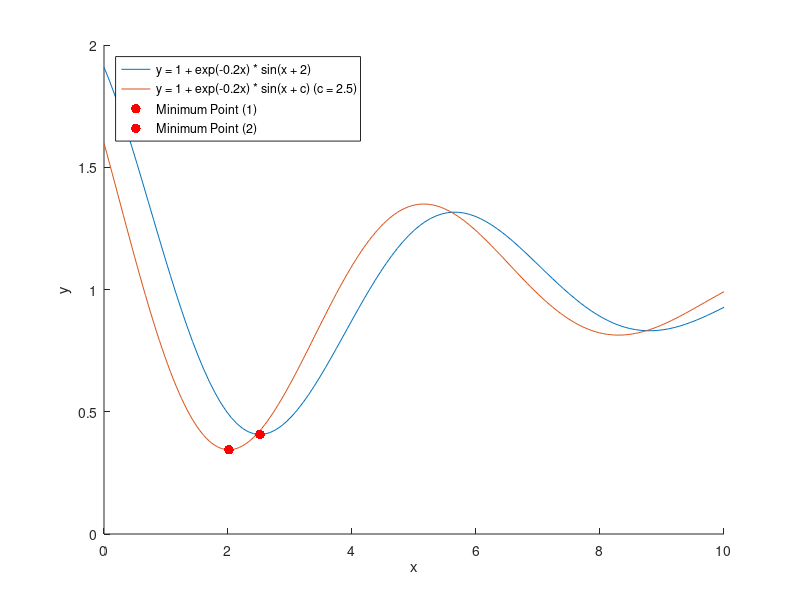

Here is the MATLAB script that generated this plot:
fun = @(x) 1 + exp(-0.2*x) .* sin(x + 2);
x_values = linspace(0, 10, 1000); 
y_values = fun(x_values);

c = 2.5; 
fun_parametric = @(x) 1 + exp(-0.2*x) .* sin(x + c);
x_lower = 0;
x_upper = 10;


[x_min, y_min] = fminbnd(fun, x_lower, x_upper)
[x_min_parametric, y_min_parametric] = fminbnd(fun_parametric, x_lower, x_upper)

figure;
hold on;
fplot(fun, [0, 10]);
fplot(fun_parametric, [0, 10]);
scatter(x_min, y_min, 50, 'r', 'filled');
scatter(x_min_parametric, y_min_parametric, 50, 'r', 'filled'); 
xlabel('x');
ylabel('y');

legend('y = 1 + exp(-0.2x) * sin(x + 2)', 'y = 1 + exp(-0.2x) * sin(x + c) (c = 2.5)', 'Minimum Point (1)', 'Minimum Point (2)', 'Location', 'northwest');
hold off;
